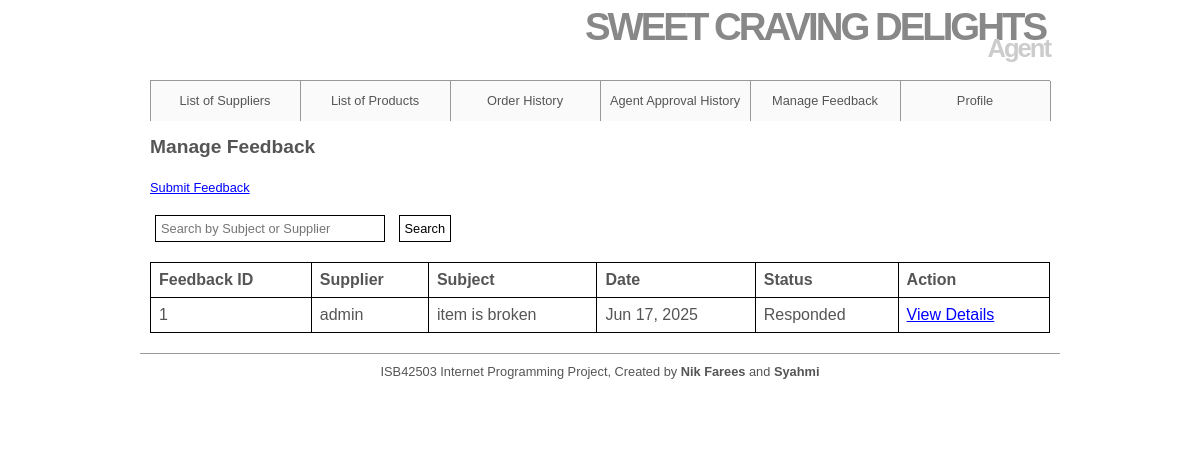
The page /Agent/manageFeedback.php (signed in) on the database its author committed.
### tables this page shows
CREATE TABLE `feedback` (
  `feedback_id` mediumint(8) UNSIGNED NOT NULL,
  `agent_id` mediumint(8) UNSIGNED NOT NULL,
  `supplier_id` mediumint(8) UNSIGNED NOT NULL,
  `feedback_subject` varchar(100) NOT NULL,
  `feedback_message` text NOT NULL,
  `feedback_date` datetime NOT NULL,
  `supplier_response` text DEFAULT NULL,
  `response_date` datetime DEFAULT NULL,
  `status` varchar(20) DEFAULT 'unread'
);

CREATE TABLE `suppliers` (
  `supplier_id` mediumint(8) UNSIGNED NOT NULL,
  `supplierName` varchar(50) NOT NULL,
  `supplierEmail` varchar(40) NOT NULL,
  `supplierCategory` varchar(40) NOT NULL,
  `supplierPassword` char(40) NOT NULL
);

### Agent/manageFeedback.php (the view, shortened to what this page needs)
<html>
<head>
</head>
<body>
    <?php
    global $dbc;
    $agent_id = $_SESSION['agent_id'];
    $searchQuery = "";
    $searchCondition = "";
    $view_feedback_id = isset($_GET['view']) ? mysqli_real_escape_string($dbc, $_GET['view']) : null;
    if ($view_feedback_id) {
        $detail_query = "SELECT f.*, s.supplierName
                        FROM feedback f
                        INNER JOIN suppliers s ON f.supplier_id = s.supplier_id
                        WHERE f.feedback_id = '$view_feedback_id' AND f.agent_id = '$agent_id'";
        $detail_result = mysqli_query($dbc, $detail_query);
        if ($detail_result && mysqli_num_rows($detail_result) == 1) {
            $feedback = mysqli_fetch_assoc($detail_result);
            echo '<br><h2>Feedback Details <br /><br /></h2>';
            echo '<p><a href="manageFeedback.php" style="color: blue; text-decoration: underline;">Back</a></p><br/>';
            echo '<table border="1" width="100%">
                  <tr><td><b>To Supplier:</b></td><td>' . htmlspecialchars($feedback['supplierName']) . '</td></tr>
                  <tr><td><b>Subject:</b></td><td>' . htmlspecialchars($feedback['feedback_subject']) . '</td></tr>
                  <tr><td><b>Date Sent:</b></td><td>' . date('M d, Y H:i', strtotime($feedback['feedback_date'])) . '</td></tr>
                  <tr><td><b>Status:</b></td><td>' . ucfirst($feedback['status']) . '</td></tr>
                  <tr><td><b>Your Message:</b></td><td>' . nl2br(htmlspecialchars($feedback['feedback_message'])) . '</td></tr>';
            if ($feedback['supplier_response']) {
                echo '<tr><td><b>Supplier Response:</b></td><td>' . nl2br(htmlspecialchars($feedback['supplier_response'])) . '<br/><small><em>Replied on: ' . date('M d, Y H:i', strtotime($feedback['response_date'])) . '</em></small></td></tr>';
            } else {
                echo '<tr><td><b>Supplier Response:</b></td><td><em>No response yet</em></td></tr>';
            }
            echo '</table>';
        } else {
            echo '<p class="error"><br>Feedback not found.</p>';
        }
    } else {
        $query = "SELECT f.feedback_id, f.feedback_subject, f.feedback_date, f.status, s.supplierName
                  FROM feedback f
                  INNER JOIN suppliers s ON f.supplier_id = s.supplier_id
                  WHERE f.agent_id = '$agent_id'" . $searchCondition . "
                  ORDER BY f.feedback_date DESC";
        echo '<br><h2>Manage Feedback <br /><br /></h2>';
        $result = @mysqli_query($dbc, $query);
        $num = @mysqli_num_rows($result);
        if ($num > 0) {
            echo '<p><a href="submitFeedback.php" style="color: blue; text-decoration: underline;">Submit Feedback</a></p><br/>
                  <form method="GET" action="manageFeedback.php">
                  <input type="text" name="search" placeholder="Search by Subject or Supplier" value="' . $searchQuery . '" style="width: 230px;">
                  <input type="submit" value="Search">
                  </form><br/>
                  <table border="1" width="100%">
                  <tr>
                  <td><b>Feedback ID</b></td>
                  <td><b>Supplier</b></td>
                  <td><b>Subject</b></td>
                  <td><b>Date</b></td>
                  <td><b>Status</b></td>
                  <td><b>Action</b></td>
                  </tr>';
            while ($row = @mysqli_fetch_array($result, MYSQLI_ASSOC)) {
                echo '<tr>'
                    . '<td>' . $row['feedback_id'] . '</td>'
                    . '<td>' . $row['supplierName'] . '</td>'
                    . '<td>' . $row['feedback_subject'] . '</td>'
                    . '<td>' . date('M d, Y', strtotime($row['feedback_date'])) . '</td>'
                    . '<td>' . ucfirst($row['status']) . '</td>'
                    . '<td><a href="manageFeedback.php?view=' . $row['feedback_id'] . '" style="color: blue; text-decoration: underline;">View Details</a></td>';
                echo '</tr>';
            }
            echo '</table>';
        }
    }
    ?>
</body>
</html>

### includes/styleAgent.css (style rules this page uses)
* { border: 0; margin: 0; padding: 0; }
a { color: #777; text-decoration: none; }
body { background: #ffffff; color: #555; font: 0.8em Arial, Helvetica, "bitstream vera sans", sans-serif; }
#header { border-bottom: 1px solid #999; height: 80px; margin: 0 auto; width: 900px; }
#header h1 { color: #888; font-size: 300%; letter-spacing: -3px; text-align: right; padding: 5px; margin-bottom: -20px; }
#header h2 { color: #CCC; font-size: 200%; letter-spacing: -2px; text-align: right; }
#navigation { background: #fafafa; border-right: 1px solid #999; margin: 0 auto; width: 900px; height: 40px; list-style: none; }
#navigation li { border-left: 1px solid #999; float: left; width: 149px; list-style: none; }
#navigation a { color: #555; display: block; line-height: 40px; text-align: center; }
#content { height: auto; margin: 0 auto; padding: 0 0 20px; width: 900px; }
table { border-collapse: collapse; width: 100%; }
th, td { border: 1px solid #000; padding: 8px; text-align: left; }
#footer { border-top: 1px solid #999; height: 50px; margin: 0 auto; padding: 10px; text-align: center; width: 900px; }
input, select, .input { padding: 5px; margin: 5px; font-size: 1em; background: #FFFFFF; border: 1px solid #000; }

### rows shown on the page
feedback: feedback_id "1", supplier.supplierName "admin", feedback_subject "item is broken", feedback_date "Jun 17, 2025", status "Responded"
